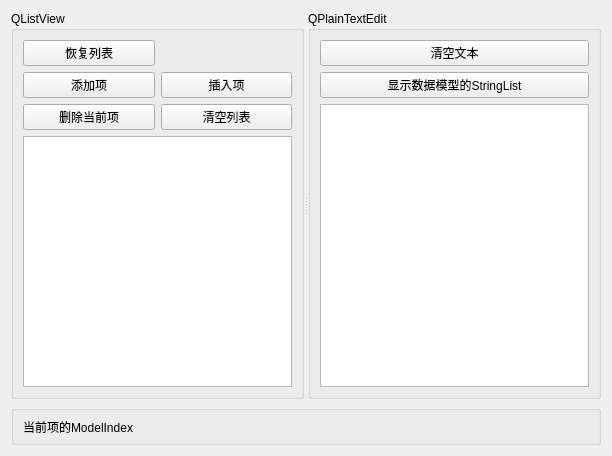
<?xml version="1.0" encoding="UTF-8"?>
<ui version="4.0">
 <class>Widget</class>
 <widget class="QWidget" name="Widget">
  <property name="geometry">
   <rect>
    <x>0</x>
    <y>0</y>
    <width>612</width>
    <height>456</height>
   </rect>
  </property>
  <property name="windowTitle">
   <string>Form</string>
  </property>
  <layout class="QVBoxLayout" name="verticalLayout_4">
   <item>
    <widget class="QSplitter" name="splitter">
     <property name="orientation">
      <enum>Qt::Horizontal</enum>
     </property>
     <widget class="QGroupBox" name="groupBox">
      <property name="title">
       <string>QListView</string>
      </property>
      <layout class="QVBoxLayout" name="verticalLayout">
       <item>
        <layout class="QGridLayout" name="gridLayout">
         <item row="0" column="0">
          <widget class="QPushButton" name="btnList_Reset">
           <property name="text">
            <string>恢复列表</string>
           </property>
          </widget>
         </item>
         <item row="1" column="0">
          <widget class="QPushButton" name="btnList_Append">
           <property name="text">
            <string>添加项</string>
           </property>
          </widget>
         </item>
         <item row="1" column="1">
          <widget class="QPushButton" name="btnList_Insert">
           <property name="text">
            <string>插入项</string>
           </property>
          </widget>
         </item>
         <item row="2" column="0">
          <widget class="QPushButton" name="btnList_Delete">
           <property name="text">
            <string>删除当前项</string>
           </property>
          </widget>
         </item>
         <item row="2" column="1">
          <widget class="QPushButton" name="btnList_Clear">
           <property name="text">
            <string>清空列表</string>
           </property>
          </widget>
         </item>
        </layout>
       </item>
       <item>
        <widget class="QListView" name="listView"/>
       </item>
      </layout>
     </widget>
     <widget class="QGroupBox" name="groupBox_2">
      <property name="title">
       <string>QPlainTextEdit</string>
      </property>
      <layout class="QVBoxLayout" name="verticalLayout_3">
       <item>
        <layout class="QVBoxLayout" name="verticalLayout_2">
         <item>
          <widget class="QPushButton" name="btnText_Clear">
           <property name="text">
            <string>清空文本</string>
           </property>
          </widget>
         </item>
         <item>
          <widget class="QPushButton" name="btnText_Display">
           <property name="text">
            <string>显示数据模型的StringList</string>
           </property>
          </widget>
         </item>
        </layout>
       </item>
       <item>
        <widget class="QPlainTextEdit" name="plainTextEdit"/>
       </item>
      </layout>
     </widget>
    </widget>
   </item>
   <item>
    <widget class="QGroupBox" name="groupBox_3">
     <property name="maximumSize">
      <size>
       <width>16777215</width>
       <height>40</height>
      </size>
     </property>
     <property name="title">
      <string/>
     </property>
     <layout class="QHBoxLayout" name="horizontalLayout">
      <item>
       <widget class="QLabel" name="LabInfo">
        <property name="maximumSize">
         <size>
          <width>16777215</width>
          <height>40</height>
         </size>
        </property>
        <property name="text">
         <string>当前项的ModelIndex</string>
        </property>
       </widget>
      </item>
     </layout>
    </widget>
   </item>
  </layout>
 </widget>
 <resources/>
 <connections/>
</ui>
